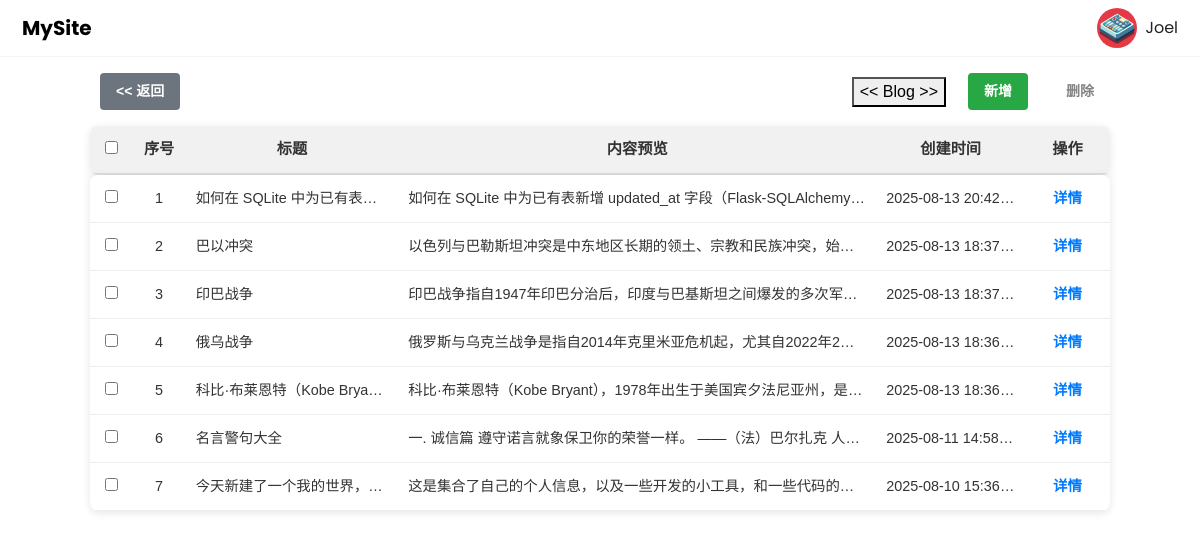
The app's page /private/blog with its own data.
### models/blog.py (models this page shows)
class Blog(db.Model):
    __tablename__ = 'blog'
    id = db.Column(db.Integer, primary_key=True)
    title = db.Column(db.String(150), nullable=False)
    content = db.Column(db.Text, nullable=False)
    cover_img = db.Column(db.String(200), nullable=True)
    created_at = db.Column(db.DateTime, default=datetime.utcnow)
    updated_at = db.Column(db.DateTime, default=datetime.utcnow, onupdate=datetime.utcnow)

### routes/private.py (the view)
@private_bp.route('/blog', methods=['GET'])
def blog_list():
    posts = Blog.query.order_by(Blog.created_at.desc()).all()
    return render_template('private_blog_list.html', posts=posts)

### templates/private_blog_list.html (shortened to what this page needs)
{% extends 'base.html' %}
{% block content %}
<div class="private-blog-container">
    <a href="{{ url_for('private.private_page') }}" class="btn btn-secondary">&lt;&lt; 返回</a>
    <div class="top-buttons">
        <button><< Blog >></button>
        <a href="{{ url_for('private.blog_new') }}" class="btn btn-add-blog">
            新增
        </a>
        <button id="deleteSelectedBtn" class="btn btn-delete-selected" disabled>
            删除
        </button>
    </div>
    <table class="blog-table">
        <thead>
        <tr>
            <th class="select-col"><input type="checkbox" id="selectAll"></th>
            <th class="index-col">序号</th>
            <th class="title-col">标题</th>
            <th class="content-col">内容预览</th>
            <th class="date-col">创建时间</th>
            <th class="action-col">操作</th>
        </tr>
        </thead>
    </table>
    <div class="table-body">
        <table class="blog-table">
            <tbody>
            {% for post in posts %}
            <tr>
                <td class="select-col"><input type="checkbox" class="selectBox" data-id="{{ post.id }}"></td>
                <td class="index-col" style="text-align: center;">{{ loop.index }}</td>
                <td class="title-col">{{ post.title }}</td>
                <td class="content-col">{{ post.content|striptags }}</td>
                <td class="date-col">{{ post.created_at.strftime('%Y-%m-%d %H:%M:%S') }}</td>
                <td class="action-col">
                    <a href="{{ url_for('private.blog_detail', post_id=post.id) }}" class="detail-link">详情</a>
                </td>
            </tr>
            {% else %}
            <tr>
                <td colspan="6" style="text-align: center;">没有博客文章</td>
            </tr>
            {% endfor %}
            </tbody>
        </table>
    </div>
</div>
{% endblock %}

### static/css/style.css (style rules this page uses)
html, body, .container-home { margin: 0; padding: 0; }
body { font-family: 'Poppins', sans-serif; background: #ffffff; color: #222222; overflow-x: hidden; }
html.home-page, body.home-page { height: 100vh; overflow: hidden; }

### static/css/private_blog.css (style rules this page uses)
.private-blog-container { max-width: 85%; margin: 1rem auto auto auto; font-family: Arial, sans-serif; color: #333; }
.top-buttons { margin-bottom: 1rem; display: flex; justify-content: flex-end; align-items: center; gap: 12px; }
.btn { padding: 0.5rem 1rem; margin-left: 10px; border-radius: 4px; font-size: 14px; font-weight: 600; text-decoration: none; cursor: pointer; transition: background-color 0.3s ease; border: none; display: inline-block; }
.btn.btn-secondary { position: fixed; }
.btn-add-blog { background-color: #28a745; color: white; }
.btn-delete-selected { background-color: #dc3545; color: white; }
.btn-delete-selected:disabled { opacity: 0.6; cursor: not-allowed; }
.blog-table thead th.select-col, .blog-table tbody td.select-col { width: 40px; max-width: 40px; text-align: center; }
.blog-table thead th.index-col, .blog-table tbody td.index-col { width: 50px; max-width: 50px; text-align: center; }
.blog-table thead th.title-col, .blog-table tbody td.title-col { width: 200px; max-width: 200px; white-space: nowrap; overflow: hidden; text-overflow: ellipsis; }
.blog-table thead th.content-col, .blog-table tbody td.content-col { width: 450px; max-width: 450px; white-space: nowrap; overflow: hidden; text-overflow: ellipsis; }
.blog-table thead th.date-col, .blog-table tbody td.date-col { width: 140px; max-width: 140px; white-space: nowrap; overflow: hidden; text-overflow: ellipsis; }
.blog-table thead th.action-col, .blog-table tbody td.action-col { width: 80px; max-width: 80px; text-align: center; }
.blog-table { width: auto; min-width: 600px; border-collapse: collapse; box-shadow: 0 2px 8px rgba(0, 0, 0, 0.1); background: white; border-radius: 8px; overflow: hidden; margin-left: 0; }
.blog-table thead { background-color: #f1f1f1; display: table; width: 100%; table-layout: fixed; }
.blog-table thead tr { display: table-row; }
.blog-table thead th { padding: 12px 10px; text-align: center; font-weight: 700; font-size: 0.95rem; border-bottom: 2px solid #ddd; white-space: nowrap; }
.table-body { max-height: calc(100vh - 200px); overflow-y: auto; border-radius: 0 0 8px 8px; box-shadow: 0 2px 8px rgba(0, 0, 0, 0.1); }
.table-body table { width: 100%; border-collapse: collapse; table-layout: fixed; }
.table-body tbody tr { border-bottom: 1px solid #eee; height: 48px; display: table-row; }
.blog-table tbody td { padding: 0 10px; vertical-align: middle; font-size: 0.9rem; white-space: nowrap; overflow: hidden; text-overflow: ellipsis; }
.blog-table tbody td.select-col { text-align: center; max-width: 40px; }
.detail-link { color: #007bff; font-weight: 600; text-decoration: none; cursor: pointer; }

### static/css/private_tools.css (style rules this page uses)
.top-buttons { margin-bottom: 1rem; display: flex; justify-content: flex-end; align-items: center; gap: 12px; }
.btn { padding: 0.5rem 1rem; margin-left: 10px; border-radius: 4px; font-weight: 600; text-decoration: none; cursor: pointer; transition: background-color 0.3s ease, transform 0.2s ease; border: none; display: inline-block; }

### records on screen
Blog: title "如何在 SQLite 中为已有表…", content "如何在 SQLite 中为已有表新增 updated_at 字段（Flask-SQLAlchemy…", created_at "2025-08-13 20:42…"
Blog: title "巴以冲突", content "以色列与巴勒斯坦冲突是中东地区长期的领土、宗教和民族冲突，始…", created_at "2025-08-13 18:37…"
Blog: title "印巴战争", content "印巴战争指自1947年印巴分治后，印度与巴基斯坦之间爆发的多次军…", created_at "2025-08-13 18:37…"
Blog: title "俄乌战争", content "俄罗斯与乌克兰战争是指自2014年克里米亚危机起，尤其自2022年2…", created_at "2025-08-13 18:36…"
Blog: title "科比·布莱恩特（Kobe Brya…", content "科比·布莱恩特（Kobe Bryant），1978年出生于美国宾夕法尼亚州，是…", created_at "2025-08-13 18:36…"
Blog: title "名言警句大全", content "一. 诚信篇 遵守诺言就象保卫你的荣誉一样。 ——（法）巴尔扎克 人…", created_at "2025-08-11 14:58…"
Blog: title "今天新建了一个我的世界，…", content "这是集合了自己的个人信息，以及一些开发的小工具，和一些代码的…", created_at "2025-08-10 15:36…"
